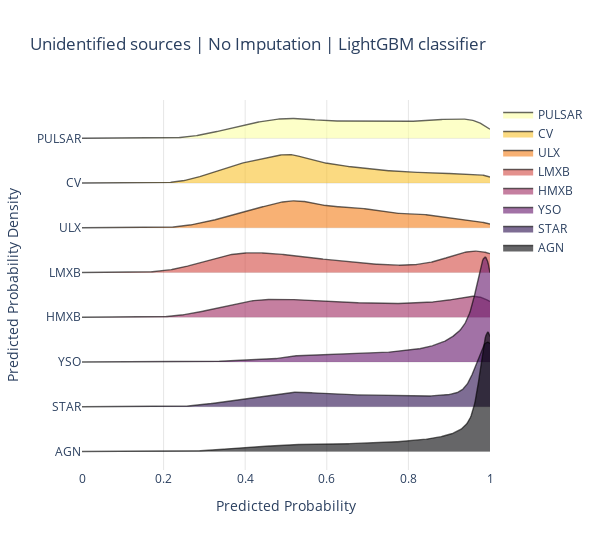

Notebook code cell kept with this figure:
### Code cell
from numpy.random import normal
from ridgeplot import ridgeplot
cl = classes[::-1]
#cl.remove('LMXB')
sample = [u_df_nv[u_df_nv['class']==c]['prob'] for c in cl]
fig = ridgeplot(
    samples=sample,
    kde_points=np.linspace(0, 1, 500),
    colorscale="inferno",
    colormode="index",
    coloralpha=0.6,
    labels=cl,
    spacing = 3 / 8,
    xpad=0
)
fig.update_layout(
    title="Unidentified sources | No Imputation | LightGBM classifier",
    height=550,
    width=600,
    plot_bgcolor="rgba(255, 255, 255, 0.0)",
    xaxis_gridcolor="rgba(0, 0, 0, 0.1)",
    yaxis_gridcolor="rgba(0, 0, 0, 0.1)",
    xaxis_title="Predicted Probability",
    yaxis_title="Predicted Probability Density",
)

#fig.save('temp.png')
#fig.write_image('temp_res_comp/unid_prob_dist/lightGBM_none.jpg')
fig.show()

### Figure 1 — Plotly figure (JSON) as saved in the notebook; plotly's stock layout.template omitted (floating-point values rounded to 4 significant figures; data arrays with more than 128 entries replaced by an {"elided": "..."} marker saying what was removed)
{"data": [{"line": {"color": "rgba(0,0,0,0)", "width": 0}, "showlegend": false, "type": "scatter", "x": {"elided": "500 float values"}, "y": {"elided": "500 int values"}}, {"fill": "tonexty", "fillcolor": "rgba(252, 255, 164, 0.6)", "line": {"color": "rgba(0,0,0,0.6)", "width": 1.4}, "mode": "lines", "name": "PULSAR", "type": "scatter", "x": {"elided": "500 float values"}, "y": {"elided": "500 float values"}}, {"line": {"color": "rgba(0,0,0,0)", "width": 0}, "showlegend": false, "type": "scatter", "x": {"elided": "500 float values"}, "y": {"elided": "500 float values"}}, {"fill": "tonexty", "fillcolor": "rgba(248.14285714285714, 193.57142857142858, 45.28571428571429, 0.6)", "line": {"color": "rgba(0,0,0,0.6)", "width": 1.4}, "mode": "lines", "name": "CV", "type": "scatter", "x": {"elided": "500 float values"}, "y": {"elided": "500 float values"}}, {"line": {"color": "rgba(0,0,0,0)", "width": 0}, "showlegend": false, "type": "scatter", "x": {"elided": "500 float values"}, "y": {"elided": "500 float values"}}, {"fill": "tonexty", "fillcolor": "rgba(243.0, 126.42857142857146, 23.714285714285694, 0.6)", "line": {"color": "rgba(0,0,0,0.6)", "width": 1.4}, "mode": "lines", "name": "ULX", "type": "scatter", "x": {"elided": "500 float values"}, "y": {"elided": "500 float values"}}, {"line": {"color": "rgba(0,0,0,0)", "width": 0}, "showlegend": false, "type": "scatter", "x": {"elided": "500 float values"}, "y": {"elided": "500 float values"}}, {"fill": "tonexty", "fillcolor": "rgba(211.28571428571428, 73.28571428571426, 65.2857142857143, 0.6)", "line": {"color": "rgba(0,0,0,0.6)", "width": 1.4}, "mode": "lines", "name": "LMXB", "type": "scatter", "x": {"elided": "500 float values"}, "y": {"elided": "500 float values"}}, {"line": {"color": "rgba(0,0,0,0)", "width": 0}, "showlegend": false, "type": "scatter", "x": {"elided": "500 float values"}, "y": {"elided": "500 float values"}}, {"fill": "tonexty", "fillcolor": "rgba(158.57142857142856, 41.714285714285715, 97.85714285714286, 0.6)", "line": {"color": "rgba(0,0,0,0.6)", "width": 1.4}, "mode": "lines", "name": "HMXB", "type": "scatter", "x": {"elided": "500 float values"}, "y": {"elided": "500 float values"}}, {"line": {"color": "rgba(0,0,0,0)", "width": 0}, "showlegend": false, "type": "scatter", "x": {"elided": "500 float values"}, "y": {"elided": "500 float values"}}, {"fill": "tonexty", "fillcolor": "rgba(100.28571428571428, 21.142857142857142, 108.14285714285714, 0.6)", "line": {"color": "rgba(0,0,0,0.6)", "width": 1.4}, "mode": "lines", "name": "YSO", "type": "scatter", "x": {"elided": "500 float values"}, "y": {"elided": "500 float values"}}, {"line": {"color": "rgba(0,0,0,0)", "width": 0}, "showlegend": false, "type": "scatter", "x": {"elided": "500 float values"}, "y": {"elided": "500 float values"}}, {"fill": "tonexty", "fillcolor": "rgba(40.42857142857143, 12.0, 77.0, 0.6)", "line": {"color": "rgba(0,0,0,0.6)", "width": 1.4}, "mode": "lines", "name": "STAR", "type": "scatter", "x": {"elided": "500 float values"}, "y": {"elided": "500 float values"}}, {"line": {"color": "rgba(0,0,0,0)", "width": 0}, "showlegend": false, "type": "scatter", "x": {"elided": "500 float values"}, "y": {"elided": "500 float values"}}, {"fill": "tonexty", "fillcolor": "rgba(0, 0, 4, 0.6)", "line": {"color": "rgba(0,0,0,0.6)", "width": 1.4}, "mode": "lines", "name": "AGN", "type": "scatter", "x": {"elided": "500 float values"}, "y": {"elided": "500 float values"}}], "layout": {"height": 550, "hovermode": false, "legend": {"traceorder": "normal"}, "plot_bgcolor": "rgba(255, 255, 255, 0.0)", "title": {"text": "Unidentified sources | No Imputation | LightGBM classifier"}, "width": 600, "xaxis": {"gridcolor": "rgba(0, 0, 0, 0.1)", "range": [0, 1], "showgrid": true, "showticklabels": true, "title": {"text": "Predicted Probability"}, "zeroline": false}, "yaxis": {"gridcolor": "rgba(0, 0, 0, 0.1)", "showgrid": true, "showticklabels": true, "ticktext": ["PULSAR", "CV", "ULX", "LMXB", "HMXB", "YSO", "STAR", "AGN"], "tickvals": [0, -3.809, -7.619, -11.43, -15.24, -19.05, -22.86, -26.67], "title": {"text": "Predicted Probability Density"}, "zeroline": false}}}
